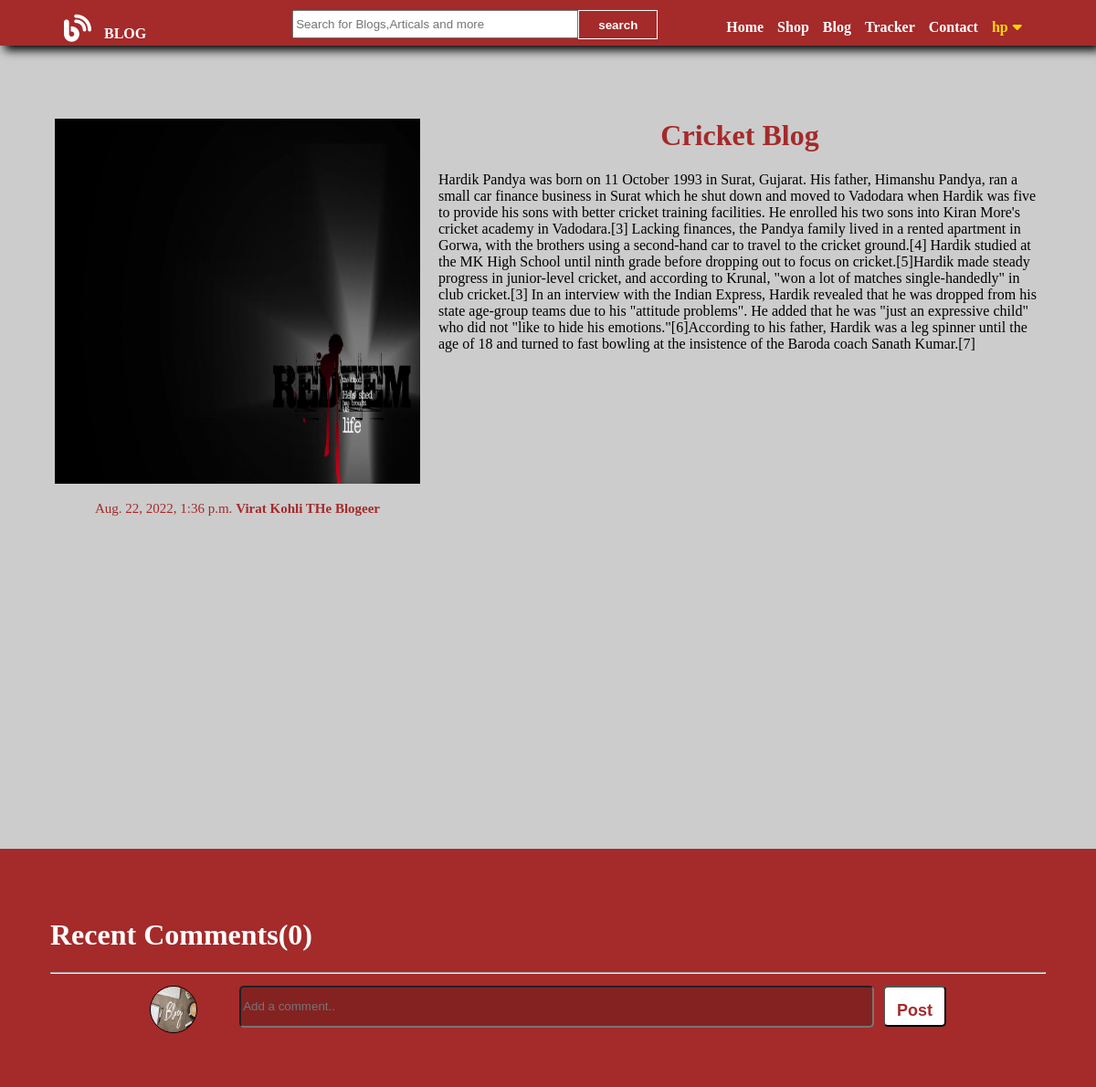
Page /blog/userContentDetails/2 (signed in) on the committed database.
### blog/models.py (models this page shows)
class PublishBlog(models.Model):
    publish_id= models.AutoField
    Author_Name = models.CharField(max_length=50)
    Blogger_Email = models.CharField(max_length=50)
    Blogger_Title = models.CharField(max_length=80)
    Blogger_Content = models.CharField(max_length=5000000)
    Blog_Image = models.ImageField(upload_to='shop/image',default='')
    Blog_Date = models.DateTimeField(auto_now=True)
    def __str__(self):
        return self.Blogger_Title

### blog/views.py (the view)
# urls.py: path("userContentDetails/<int:myid>",views.show_user_blog_details,name='viewblogs'),
def show_user_blog_details(request,myid):
    parti_blog = PublishBlog.objects.filter(id=myid)
    print("jsdfkjs;kljaslfjlsdk;lsjf", parti_blog)
    show_comment = Publish_Comments.objects.filter(Product_Id=myid, Parent=None)
    show_reply = Publish_Comments.objects.filter(Product_Id=myid).exclude(Parent=None)  # show_reply variable me only reply store honge means jha jha pr parent none hoga wo wala reply yha store hoga
    print("show reply", show_reply)
    print("show comment", type(show_comment))
    params = {"particular_blog": parti_blog, "show_comment": show_comment,"show_reply":show_reply}
    return render(request,'blog/userContentDetails.html',params)

### blog/templates/blog/userContentDetails.html (shortened to what this page needs)
{% extends 'blog/basic.html' %}
{% block body%}
{% load static %}
{% for blog_view in particular_blog %}
    <div id="contentdetails_container">
        <p>
            <div id="contentdetails_pic">
                <img class=contentdetails_pic_image src="/media/{{blog_view.Blog_Image}}">
                <p style="font-size:15px;color:brown;">{{blog_view.Blog_Date}} <span id="contentdetails_author">{{blog_view.Author_Name}}</span><span style="display:none" id="show_id">{{blog_view.id}}</span></p>
            </div>
            <div id="contentdetails_text">
                <center><h1 style="color:brown;">{{blog_view.Blogger_Title}}</h1></center>
            </div>
            {{blog_view.Blogger_Content}}
        </p>
    </div>
    <div id="comment_container">
        <h1 style="color:white;">Recent Comments(<span id="comment_count"></span>)</h1>
        <hr>
        <div id="post_comment_container">
            {% if user.is_authenticated %}
                <form action="/blog/publishcomment" method="post">{% csrf_token %}
                    <div style="display:flex;">
                        <label><img class="user-comment-image" src="{% static 'blog/blog1.jpg' %}"></label> <input type="text" placeholder="Add a comment.." id="comment_text" name="comment_text" required>
                        <input id="post_comment" type="submit" value="Post">
                    </div>
                </form>
            {% else %}
            <h2>Please Logged In to Post Comments</h2>
            {% endif %}
        </div>
    </div>
{% endfor %}
{% endblock %}

### blog/templates/blog/basic.html (shortened to what this page needs)
<!DOCTYPE html>
<html lang="en">
<head>
    <link rel="stylesheet" href="https://cdnjs.cloudflare.com/ajax/libs/font-awesome/6.1.2/css/all.min.css" />
</head>
<body>
<div id="navigation_header">
     <ul id="navigation_ul">
         <li style="margin:-5px 150px 0px 0px;">
             <i class="fa-solid fa-blog"></i>
             <span style="color:white;font-weight:bold;margin:0px 10px 0px 10px;">BLOG</span>
         </li>
         <li>
          <form action="search" method="GET" id="search_blog_form">
            <input type="text" class="write_search_blog" name="search" placeholder="Search for Blogs,Articals and more" required/>
            <input type="submit" id="search_blog" value="search" />
          </form>
        </li>
            <li class="nav-item" style="margin-left:60px;">
              <a class="nav-link active" aria-current="page" href="/">Home</a>
            </li>
            <li class="nav-item">
              <a class="nav-link active" aria-current="page" href="/shop/item">Shop</a>
            </li>
            <li class="nav-item">
              <a class="nav-link" href="/blog/content">Blog</a>
            </li>
            <li class="nav-item">
              <a class="nav-link" href="/shop/tracker">Tracker</a>
            </li>
            <li class="nav-item">
              <a class="nav-link" href="/shop/contacts">Contact</a>
            </li>
         {% if user.is_authenticated %}
            <li class="nav-link" id="username_disp" onclick="dropdown()">
             {{request.user}}<i class="fa-solid fa-caret-down" style="margin-left:5px;"></i>
            </li>
            {% else %}
                <li class="nav-link" class="signup_button" onclick="signup()">signUp</li>
                <li class="nav-link" class="login_button" onclick="login()">logIn</li>
         {% endif %}
     </ul>
</div>
{% block body %}{% endblock%}
</body>
</html>

### rows in the picture
PublishBlog: Blog_Image (picture), Blog_Date "Aug. 22, 2022, 1:36 p.m.", Author_Name "Virat Kohli THe Blogeer", Blogger_Title "Cricket Blog", Blogger_Content "Hardik Pandya was born on 11 October 1993 in Surat, Gujarat. His father, Himanshu Pandya, ran a small car finance business in Surat which he shut down and moved to Vadodara when Hardik was five to provide his sons with better cricket training facilities. He enrolled his two sons into Kiran More's cricket academy in Vadodara.[3] Lacking finances, the Pandya family lived in a rented apartment in Gorwa, with the brothers using a second-hand car to travel to the cricket ground.[4] Hardik studied at the MK High School until ninth grade before dropping out to focus on cricket.[5]Hardik made steady progress in junior-level cricket, and according to Krunal, \"won a lot of matches single-handedly\" in…"

### other values in the picture
{{ request.user }} "hp"
